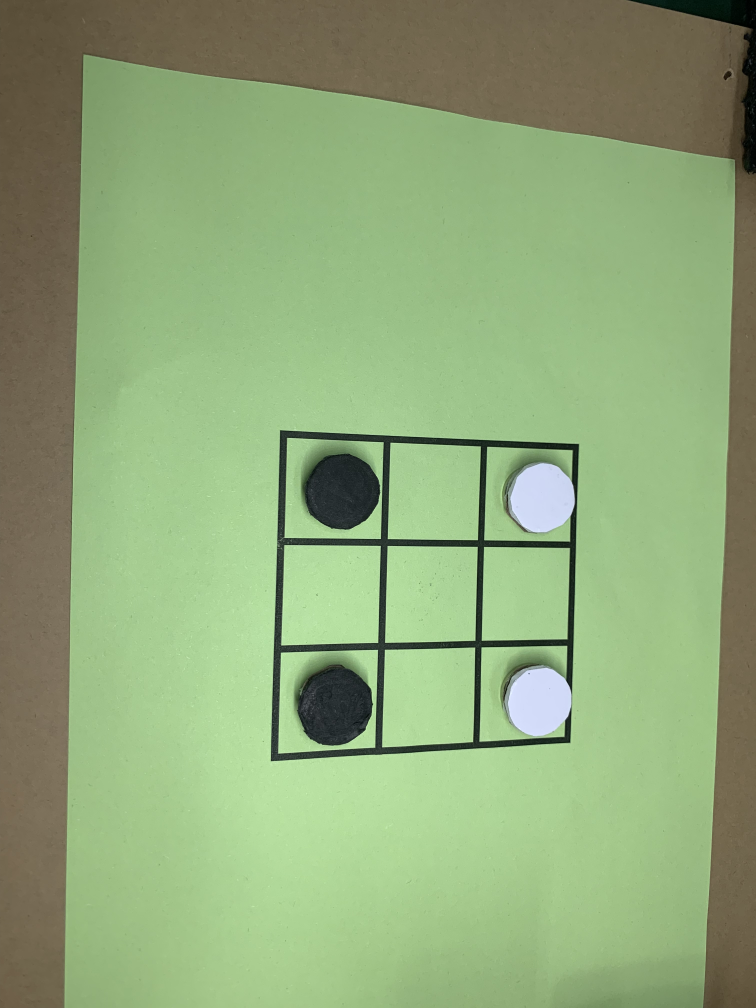
#> input picture datas/4.jpg, 3024 x 4032 px (shown at 1/4 size)
$ python -i vision.py   (imports and definitions only)
#> lines starting #> are read from the running program, lines starting #| are printed output that depends on the picture; after the words box and inside, x2 and y2 are one past the last pixel; in counts of white or black regions, pixels touching at a corner belong together
#> further down, picture is the input picture: shape (4032, 3024, 3); mean B, G, R 120.9, 167.9, 143.5
import cv2
import numpy as np

class Vision:
    def __init__(self, mode='test', edge_para=150, blurred_para=1, min_distance=50, radius=5, gray_mean=150):
        self.mode = mode
        self.blurred_para = blurred_para
        self.edge_para = edge_para
        self.min_distance = min_distance
        self.radius = radius
        self.gray_mean = gray_mean
        self.board_pre = None
        self.trans_centers = []
        self.original_centers = []
        self.ch_flag = 1
        self.center2set = []
        self.WH = None
        self.M = None

    def filter_close_centers(self, centers, min_distance):
        # 保存过滤后的中点
        filtered_centers = []

        # 遍历所有中点
        for center in centers:
            # 检查该中点是否与已添加的中点距离过近
            if not any(self.distance(center, other) < min_distance for other in filtered_centers):
                filtered_centers.append(center)

        return filtered_centers

    def distance(self, point1, point2):
        # 计算两点之间的欧几里得距离
        return np.sqrt((point1[0] - point2[0])**2 + (point1[1] - point2[1])**2)

    # [98 lines left out: functions order_points, compute_M, warp_image, not called in this run]

    def sort_and_group_points(self, filtered_centers):
        """
        先按照x坐标从小到大排列，再将其按顺序分为三组，
        每组内按照y坐标从大到小顺序排列，最后输出和输入相同格式的列表。
        :param filtered_centers: 输入的中心点列表，假设为numpy数组形式
        :return: 排序和分组后的中心点列表，与输入格式相同
        """
        # 按x坐标排序
        sorted_centers = filtered_centers[np.argsort(filtered_centers[:, 1])]

        # 计算每组的大小
        total_points = len(sorted_centers)
        group_size = -(-total_points // 3)  # 使用负负运算来向上取整

        # 分割成三组
        groups = [sorted_centers[i:i + group_size] for i in range(0, total_points, group_size)]

        # 对每组按y坐标从大到小排序
        sorted_groups = [group[np.argsort(group[:, 0])[::1]] for group in groups]

        final_sorted_centers = []
        for group in sorted_groups:
            final_sorted_centers.extend(group)

        return final_sorted_centers


    def find_rectangle_centers(self, image):
        # 读取图像
        gray = cv2.cvtColor(image, cv2.COLOR_BGR2GRAY)
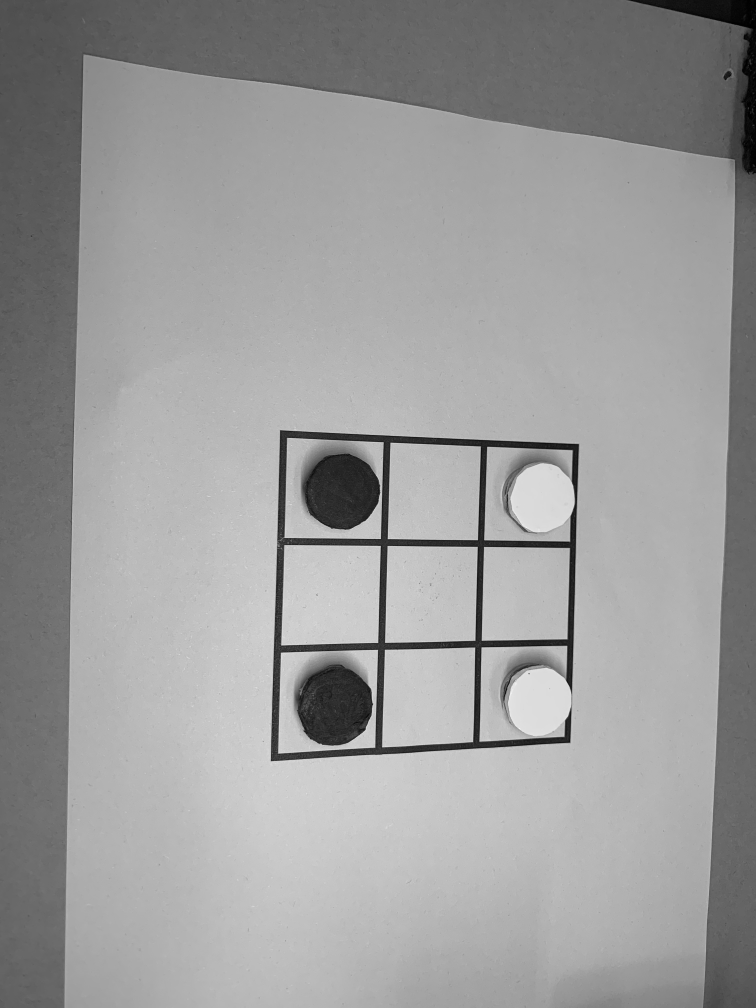
#> gray: shape (4032, 3024) (shown at 1/4 size); min 0, max 252, mean 155.2

        # 应用高斯模糊
        gauss = cv2.GaussianBlur(gray, (3, 3), 0)

        # 应用边缘检测
        edges = cv2.Canny(gauss, 20, 50, apertureSize=3)
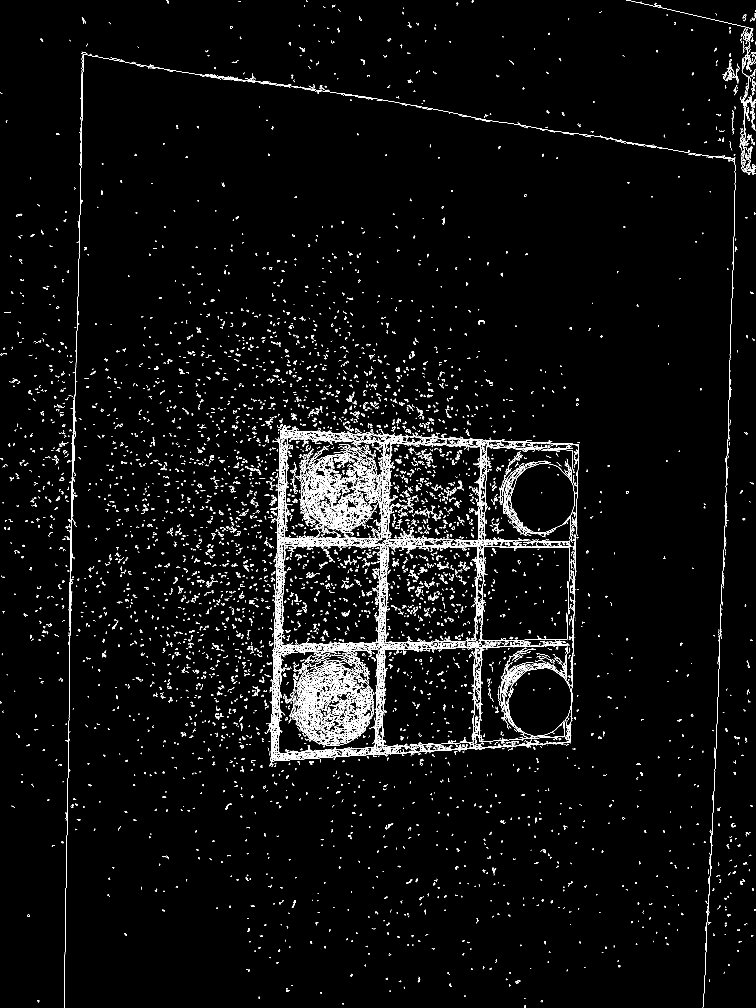
#> edges: shape (4032, 3024) (shown at 1/4 size); 2.1% white in thin lines or dots
        cv2.imshow("edges in rec", edges)
        cv2.waitKey(10)

        # 查找轮廓
        contours, _ = cv2.findContours(edges, cv2.RETR_LIST, cv2.CHAIN_APPROX_SIMPLE)
#> contours = 11316 contours, 10065 with area under 20; largest, box (x1, y1, x2, y2) and area: (1112, 2599, 1513, 3015) 154382, (1112, 2599, 1513, 3015) 154378, (1528, 2589, 1901, 2990) 139640, (1528, 2589, 1901, 2990) 139637, (1540, 2183, 1912, 2572) 138037

        # 筛选矩形轮廓
        rectangles = []
        for contour in contours:
            # 近似轮廓
            epsilon = 0.01 * cv2.arcLength(contour, True)
            approx = cv2.approxPolyDP(contour, epsilon, True)

            # 如果轮廓有4个顶点且面积大于一定阈值，则认为是矩形
            if len(approx) == 4 and cv2.contourArea(contour) > 100:
                rectangles.append(approx)
#> this loop made 11316 passes
#> epsilon on passes 1 to 3: 0.445, 0.133, 0.151
#> after the loop, rectangles = 8 contours; box (x1, y1, x2, y2) and area: (1113, 2599, 1512, 3015) 153657, (1114, 2599, 1511, 3015) 152874, (1529, 2589, 1900, 2990) 138680, (1530, 2589, 1900, 2990) 138127, (1540, 2184, 1911, 2571) 137146, (1551, 1770, 1924, 2161) 137105, (1540, 2183, 1912, 2570) 136420, (1550, 1770, 1924, 2162) 136412

        # 计算并绘制矩形中点
        centers = []
        for rect in rectangles:
            # 获取矩形的边界框
            x, y, w, h = cv2.boundingRect(rect)

            # 计算矩形的中点
            center_x = x + w // 2
            center_y = y + h // 2
            centers.append([center_x, center_y])
#> this loop made 8 passes
#> (rect, x, y, w, h, center_x, center_y) on passes 1 to 7: ([[1510, 2599], [1501, 2988], [1114, 3014], [1124, 2611]], 1114, 2599, 397, 416, 1312, 2807), ([[1511, 2599], [1123, 2611], [1113, 3014], [1501, 2989]], 1113, 2599, 399, 416, 1312, 2807), ([[1899, 2589], [1892, 2966], [1530, 2989], [1539, 2600]], 1530, 2589, 370, 401, 1715, 2789), ([[1899, 2589], [1539, 2599], [1529, 2989], [1892, 2967]], 1529, 2589, 371, 401, 1714, 2789), ([[1552, 2183], [1911, 2189], [1899, 2563], [1540, 2569]], 1540, 2183, 372, 387, 1726, 2376), ([[1550, 2184], [1540, 2570], [1901, 2562], [1910, 2187]], 1540, 2184, 371, 387, 1725, 2377), ([[1563, 1770], [1923, 1787], [1909, 2161], [1550, 2154]], 1550, 1770, 374, 392, 1737, 1966)
#> after the loop, centers = [[1312, 2807], [1312, 2807], [1715, 2789], [1714, 2789], [1726, 2376], [1725, 2377], [1737, 1966], [1737, 1965]]

        filtered_centers = self.filter_close_centers(centers, self.min_distance)
#> the loop in filter_close_centers, `for center in centers:` made 8 passes
#> after the loop in filter_close_centers, `for center in centers:`: filtered_centers = [[1312, 2807], [1715, 2789], [1726, 2376], [1737, 1966]]
        filtered_centers = self.sort_and_group_points(np.array(filtered_centers))
#> in sort_and_group_points, `sorted_centers = filtered_centers[np.argsort(filtered_centers[:, 1])]`: sorted_centers = [[1737, 1966], [1726, 2376], [1715, 2789], [1312, 2807]]
#> in sort_and_group_points, `total_points = len(sorted_centers)`: total_points = 4
#> in sort_and_group_points, `group_size = -(-total_points // 3)`: group_size = 2
#> in sort_and_group_points, `groups = [sorted_centers[i:i + group_size] for i in range(0, total_poi..`: groups = [[[1737, 1966], [1726, 2376]], [[1715, 2789], [1312, 2807]]]
#> in sort_and_group_points, `sorted_groups = [group[np.argsort(group[:, 0])[::1]] for group in grou..`: sorted_groups = [[[1726, 2376], [1737, 1966]], [[1312, 2807], [1715, 2789]]]
#> the loop in sort_and_group_points, `for group in sorted_groups:` made 2 passes
#> group on passes 1 to 2: [[1726, 2376], [1737, 1966]], [[1312, 2807], [1715, 2789]]
#> after the loop in sort_and_group_points, `for group in sorted_groups:`: final_sorted_centers = [[1726, 2376], [1737, 1966], [1312, 2807], [1715, 2789]]
#> filtered_centers has the same summary as final_sorted_centers in sort_and_group_points
        if self.mode == 'test':
            print(f"len of filtered_centers: {len(filtered_centers)}")
#| len of filtered_centers: 4
            # 绘制过滤后的矩形框和中点
            for center_x, center_y in filtered_centers:
                # 找到对应的矩形轮廓
                for rect in rectangles:
                    x, y, w, h = cv2.boundingRect(rect)
                    if x + w // 2 == center_x and y + h // 2 == center_y:
                        # 绘制矩形框
                        cv2.rectangle(image, (x, y), (x+w, y+h), (0, 255, 0), 1)
                        break

                # 标记中点
                cv2.circle(image, (center_x, center_y), 5, (0, 0, 255), -1)
#> this loop made 4 passes

            # 显示结果
            cv2.imshow('Filtered Rectangle Centers', image)
            cv2.waitKey(10)

        # 计算逆变换矩阵
#> (the run stopped early here; a loop or call above may not have finished)
